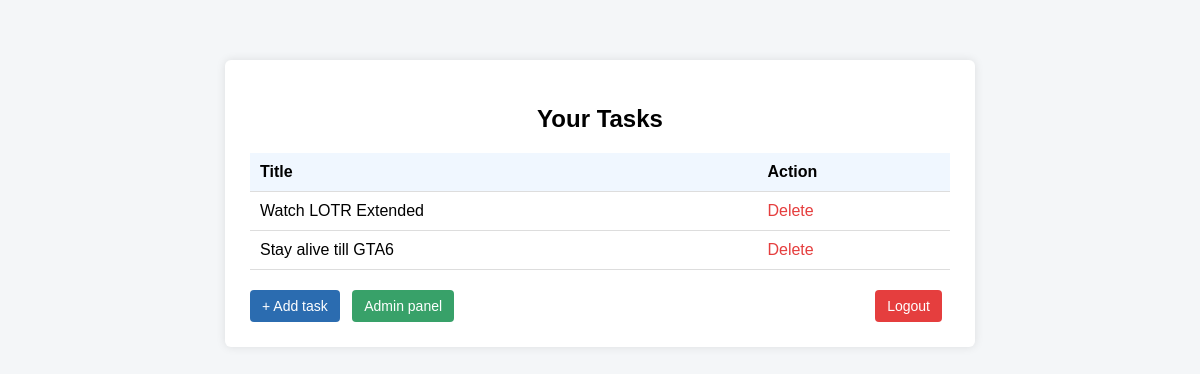
The app's page / (signed in), older data.
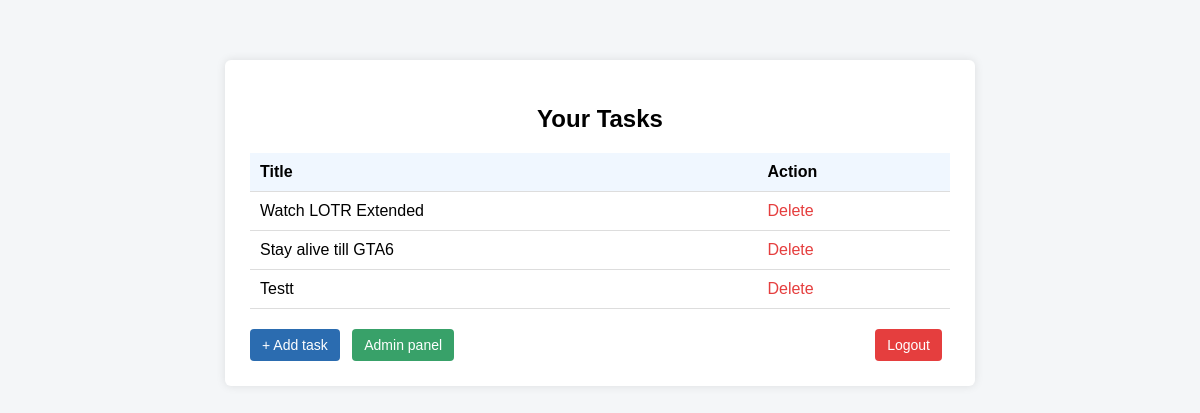
The same page, newer data.
### tasks/models.py (models this page shows, shortened)
class Task(models.Model):
    title = models.CharField(max_length=200)
    owner = models.ForeignKey(User, on_delete=models.CASCADE)

### tasks/views.py (the view)
# urls.py: path('', task_list, name='tasks'),
@login_required
def task_list(request):
    tasks = Task.objects.filter(owner=request.user)
    return render(request, 'tasks/task_list.html', {'tasks': tasks})

### tasks/templates/tasks/task_list.html (shortened to what this page needs)
<!DOCTYPE html>
<html lang="en">
<head>
</head>
<body>
<div class="container">
    <h2>Your Tasks</h2>
    <table>
        <tr>
            <th>Title</th>
            <th>Action</th>
        </tr>
        {% for task in tasks %}
        <tr>
            <td>{{ task.title }}</td>
            <td>
                <a class="delete" href="/delete/{{ task.id }}/">Delete</a>
            </td>
        </tr>
        {% empty %}
        <tr>
            <td colspan="2" class="empty">No tasks found</td>
        </tr>
        {% endfor %}
    </table>
    <div class="actions">
        <div class="left-actions">
            <a class="add" href="/add/">+ Add task</a>
            {% if request.user.is_superuser %}
                <a class="admin" href="/admin/">Admin panel</a>
            {% endif %}
        </div>
        <div class="right-actions">
            <form method="post" action="/logout/" style="margin:0;">
                <button type="submit" class="logout">Logout</button>
            </form>
        </div>
    </div>
</div>
</body>
</html>

### tasks/templates/tasks/task_list.html (style rules this page uses)
body { font-family: Arial, sans-serif; background-color: #f4f6f8; }
.container { width: 700px; margin: 60px auto; background: #ffffff; padding: 25px; border-radius: 6px; box-shadow: 0 0 10px rgba(0,0,0,0.1); }
h2 { margin-bottom: 20px; text-align: center; }
table { width: 100%; border-collapse: collapse; margin-bottom: 20px; }
th, td { padding: 10px; border-bottom: 1px solid #ddd; text-align: left; }
th { background-color: #f0f7ff; }
.actions { display: flex; justify-content: space-between; align-items: center; }
.left-actions a, .right-actions button { text-decoration: none; padding: 8px 12px; border-radius: 4px; font-size: 14px; margin-right: 8px; cursor: pointer; }
.add { background: #2b6cb0; color: white; }
.admin { background: #38a169; color: white; }
.logout { background: #e53e3e; color: white; border: none; }
.delete { color: #e53e3e; text-decoration: none; }

Row changes from the older to the newer data that the page shows:
added Task: title "Testt"
